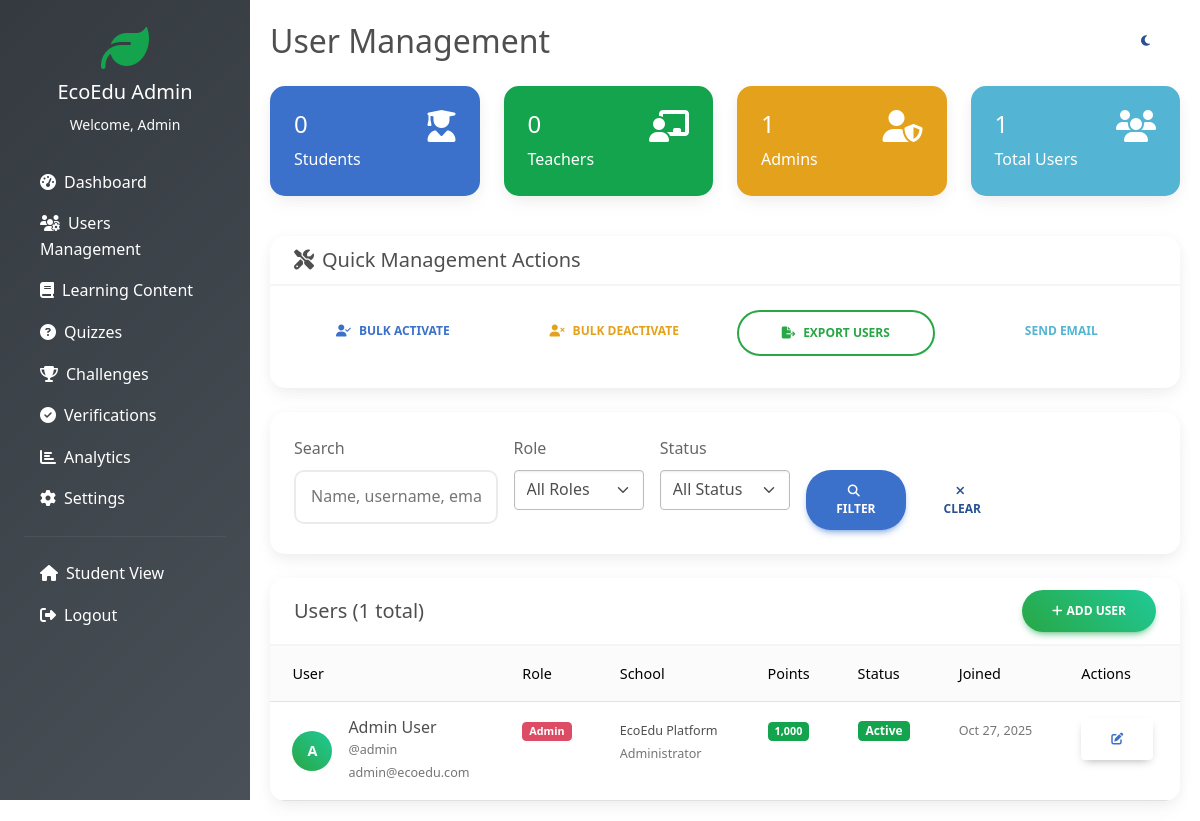
The page /admin/users.php (signed in) on the database its author committed.
### tables this page shows
CREATE TABLE users (
    id INT PRIMARY KEY AUTO_INCREMENT,
    username VARCHAR(50) UNIQUE NOT NULL,
    email VARCHAR(100) UNIQUE NOT NULL,
    password VARCHAR(255) NOT NULL,
    first_name VARCHAR(50) NOT NULL,
    last_name VARCHAR(50) NOT NULL,
    role ENUM('student', 'teacher', 'admin') DEFAULT 'student',
    school_name VARCHAR(100),
    grade_level VARCHAR(20),
    bio TEXT,
    eco_points INT DEFAULT 0,
    total_badges INT DEFAULT 0,
    level_id INT DEFAULT 1,
    profile_image VARCHAR(255) DEFAULT 'default-avatar.png',
    is_active BOOLEAN DEFAULT TRUE,
    email_verified BOOLEAN DEFAULT FALSE,
    created_at TIMESTAMP DEFAULT CURRENT_TIMESTAMP,
    updated_at TIMESTAMP DEFAULT CURRENT_TIMESTAMP ON UPDATE CURRENT_TIMESTAMP
);

### includes/functions.php (called while the page is built, shortened)
<?php
function getUserById($user_id) {
    global $pdo;
    try {
        $stmt = $pdo->prepare("SELECT * FROM users WHERE id = ?");
        $stmt->execute([$user_id]);
        return $stmt->fetch();
    } catch (Exception $e) {
        return false;
    }
}
?>

### admin/admin_header.php (called while the page is built, shortened)
<?php
require_once '../config/database.php';
require_once '../includes/functions.php';
$user = getUserById($_SESSION['user_id']);
?>

### admin/users.php (the view, shortened to what this page needs)
<?php
require_once 'admin_header.php';
$search = isset($_GET['search']) ? trim($_GET['search']) : '';
$page = isset($_GET['page']) ? max(1, (int)$_GET['page']) : 1;
$per_page = 20;
$offset = ($page - 1) * $per_page;
$where_conditions = [];
$params = [];
$where_clause = !empty($where_conditions) ? "WHERE " . implode(" AND ", $where_conditions) : "";
$count_query = "SELECT COUNT(*) as total FROM users $where_clause";
$stmt = $pdo->prepare($count_query);
$stmt->execute($params);
$total_users = $stmt->fetch()['total'];
$query = "SELECT * FROM users $where_clause ORDER BY created_at DESC LIMIT $per_page OFFSET $offset";
$stmt = $pdo->prepare($query);
$stmt->execute($params);
$users = $stmt->fetchAll();
$stmt = $pdo->prepare("SELECT role, COUNT(*) as count FROM users GROUP BY role");
$stmt->execute();
$role_stats = [];
while ($row = $stmt->fetch()) {
    $role_stats[$row['role']] = $row['count'];
}
?>
<!DOCTYPE html>
<html lang="en">
<head>
    <link href="https://cdnjs.cloudflare.com/ajax/libs/mdb-ui-kit/6.4.2/mdb.min.css" rel="stylesheet">
    <link href="https://cdnjs.cloudflare.com/ajax/libs/font-awesome/6.4.0/css/all.min.css" rel="stylesheet">
    <link href="../assets/css/style.css" rel="stylesheet">
</head>
<body data-theme="light">
    <div class="admin-sidebar" id="adminSidebar">
        <div class="p-4">
            <div class="text-center mb-4">
                <i class="fas fa-leaf text-success fa-3x mb-2"></i>
                <h5 class="text-white">EcoEdu Admin</h5>
                <small class="text-light">Welcome, <?php echo htmlspecialchars($user['first_name']); ?></small>
            </div>
            <nav class="nav flex-column">
                <a class="nav-link text-white" href="index.php">
                    <i class="fas fa-tachometer-alt me-2"></i>Dashboard
                </a>
                <a class="nav-link text-white active" href="users.php">
                    <i class="fas fa-users-cog me-2"></i>Users Management
                </a>
                <a class="nav-link text-white" href="content.php">
                    <i class="fas fa-book me-2"></i>Learning Content
                </a>
                <a class="nav-link text-white" href="quizzes.php">
                    <i class="fas fa-question-circle me-2"></i>Quizzes
                </a>
                <a class="nav-link text-white" href="challenges.php">
                    <i class="fas fa-trophy me-2"></i>Challenges
                </a>
                <a class="nav-link text-white" href="verifications.php">
                    <i class="fas fa-check-circle me-2"></i>Verifications
                </a>
                <a class="nav-link text-white" href="analytics.php">
                    <i class="fas fa-chart-bar me-2"></i>Analytics
                </a>
                <a class="nav-link text-white" href="settings.php">
                    <i class="fas fa-cog me-2"></i>Settings
                </a>
                <hr class="my-3" style="border-color: #6c757d;">
                <a class="nav-link text-white" href="../dashboard.php">
                    <i class="fas fa-home me-2"></i>Student View
                </a>
                <a class="nav-link text-white" href="../logout.php">
                    <i class="fas fa-sign-out-alt me-2"></i>Logout
                </a>
            </nav>
        </div>
    </div>
    <div class="admin-content">
        <div class="d-flex justify-content-between align-items-center mb-4">
            <div>
                <h2 class="mb-0">User Management</h2>
            </div>
            <div>
                <button class="btn btn-outline-secondary" onclick="toggleTheme()">
                    <i class="fas fa-moon" id="theme-icon"></i>
                </button>
            </div>
        </div>
        <div class="row mb-4">
            <div class="col-md-3 mb-3">
                <div class="card bg-primary text-white">
                    <div class="card-body">
                        <div class="d-flex justify-content-between">
                            <div>
                                <h4><?php echo $role_stats['student'] ?? 0; ?></h4>
                                <p class="mb-0">Students</p>
                            </div>
                            <i class="fas fa-user-graduate fa-2x"></i>
                        </div>
                    </div>
                </div>
            </div>
            <div class="col-md-3 mb-3">
                <div class="card bg-success text-white">
                    <div class="card-body">
                        <div class="d-flex justify-content-between">
                            <div>
                                <h4><?php echo $role_stats['teacher'] ?? 0; ?></h4>
                                <p class="mb-0">Teachers</p>
                            </div>
                            <i class="fas fa-chalkboard-teacher fa-2x"></i>
                        </div>
                    </div>
                </div>
            </div>
            <div class="col-md-3 mb-3">
                <div class="card bg-warning text-white">
                    <div class="card-body">
                        <div class="d-flex justify-content-between">
                            <div>
                                <h4><?php echo $role_stats['admin'] ?? 0; ?></h4>
                                <p class="mb-0">Admins</p>
                            </div>
                            <i class="fas fa-user-shield fa-2x"></i>
                        </div>
                    </div>
                </div>
            </div>
            <div class="col-md-3 mb-3">
                <div class="card bg-info text-white">
                    <div class="card-body">
                        <div class="d-flex justify-content-between">
                            <div>
                                <h4><?php echo $total_users; ?></h4>
                                <p class="mb-0">Total Users</p>
                            </div>
                            <i class="fas fa-users fa-2x"></i>
                        </div>
                    </div>
                </div>
            </div>
        </div>
        <div class="row mb-4">
            <div class="col-12">
                <div class="card">
                    <div class="card-header">
                        <h5 class="mb-0">
                            <i class="fas fa-tools me-2"></i>Quick Management Actions
                        </h5>
                    </div>
                    <div class="card-body">
                        <div class="row">
                            <div class="col-md-3 mb-2">
                                <button class="btn btn-outline-primary w-100" onclick="bulkAction('activate')">
                                    <i class="fas fa-user-check me-2"></i>Bulk Activate
                                </button>
                            </div>
                            <div class="col-md-3 mb-2">
                                <button class="btn btn-outline-warning w-100" onclick="bulkAction('deactivate')">
                                    <i class="fas fa-user-times me-2"></i>Bulk Deactivate
                                </button>
                            </div>
                            <div class="col-md-3 mb-2">
                                <button class="btn btn-outline-success w-100" onclick="exportUsers()">
                                    <i class="fas fa-file-export me-2"></i>Export Users
                                </button>
                            </div>
                            <div class="col-md-3 mb-2">
                                <button class="btn btn-outline-info w-100" onclick="sendBulkEmail()">
                                    <i class="fas fa-envelope-bulk me-2"></i>Send Email
                                </button>
                            </div>
                        </div>
                    </div>
                </div>
            </div>
        </div>
        <div class="card mb-4">
            <div class="card-body">
                <form method="GET" class="row g-3">
                    <div class="col-md-3">
                        <label for="search" class="form-label">Search</label>
                        <input type="text" class="form-control" id="search" name="search"
                               value="<?php echo htmlspecialchars($search); ?>"
                               placeholder="Name, username, email...">
                    </div>
                    <div class="col-md-2">
                        <label for="role" class="form-label">Role</label>
                        <select class="form-select" id="role" name="role">
                            <option value="">All Roles</option>
                        </select>
                    </div>
                    <div class="col-md-2">
                        <label for="status" class="form-label">Status</label>
                        <select class="form-select" id="status" name="status">
                            <option value="">All Status</option>
                        </select>
                    </div>
                    <div class="col-md-3">
                        <label class="form-label">&nbsp;</label>
                        <div class="d-flex gap-2">
                            <button type="submit" class="btn btn-primary">
                                <i class="fas fa-search me-1"></i>Filter
                            </button>
                            <a href="users.php" class="btn btn-outline-secondary">
                                <i class="fas fa-times me-1"></i>Clear
                            </a>
                        </div>
                    </div>
                </form>
            </div>
        </div>
        <div class="card">
            <div class="card-header d-flex justify-content-between align-items-center">
                <h5 class="mb-0">Users (<?php echo $total_users; ?> total)</h5>
                <button class="btn btn-success btn-sm" data-mdb-toggle="modal" data-mdb-target="#createUserModal">
                    <i class="fas fa-plus me-1"></i>Add User
                </button>
            </div>
            <div class="card-body p-0">
                <?php if (empty($users)): ?>
                <div class="text-center py-5">
                    <i class="fas fa-users fa-3x text-muted mb-3"></i>
                    <h5 class="text-muted">No users found</h5>
                    <p class="text-muted">Try adjusting your search criteria</p>
                </div>
                <?php else: ?>
                <div class="table-responsive">
                    <table class="table table-hover mb-0">
                        <thead class="table-light">
                            <tr>
                                <th>User</th>
                                <th>Role</th>
                                <th>School</th>
                                <th>Points</th>
                                <th>Status</th>
                                <th>Joined</th>
                                <th>Actions</th>
                            </tr>
                        </thead>
                        <tbody>
                            <?php foreach ($users as $u): ?>
                            <tr>
                                <td>
                                    <div class="d-flex align-items-center">
                                        <div class="user-avatar me-3">
                                            <?php echo strtoupper(substr($u['first_name'], 0, 1)); ?>
                                        </div>
                                        <div>
                                            <h6 class="mb-0"><?php echo htmlspecialchars($u['first_name'] . ' ' . $u['last_name']); ?></h6>
                                            <small class="text-muted">@<?php echo htmlspecialchars($u['username']); ?></small>
                                            <br><small class="text-muted"><?php echo htmlspecialchars($u['email']); ?></small>
                                        </div>
                                    </div>
                                </td>
                                <td>
                                    <span class="badge bg-<?php
                                        echo $u['role'] === 'admin' ? 'danger' :
                                            ($u['role'] === 'teacher' ? 'warning' : 'primary');
                                    ?>">
                                        <?php echo ucfirst($u['role']); ?>
                                    </span>
                                </td>
                                <td>
                                    <?php if ($u['school_name']): ?>
                                        <small><?php echo htmlspecialchars($u['school_name']); ?></small>
                                        <?php if ($u['grade_level']): ?>
                                        <br><small class="text-muted"><?php echo htmlspecialchars($u['grade_level']); ?></small>
                                        <?php endif; ?>
                                    <?php else: ?>
                                        <span class="text-muted">-</span>
                                    <?php endif; ?>
                                </td>
                                <td>
                                    <span class="badge bg-success"><?php echo number_format($u['eco_points']); ?></span>
                                </td>
                                <td>
                                    <span class="badge status-badge bg-<?php echo $u['is_active'] ? 'success' : 'secondary'; ?>">
                                        <?php echo $u['is_active'] ? 'Active' : 'Inactive'; ?>
                                    </span>
                                </td>
                                <td>
                                    <small class="text-muted"><?php echo date('M j, Y', strtotime($u['created_at'])); ?></small>
                                </td>
                                <td>
                                    <div class="btn-group btn-group-sm">
                                        <button class="btn btn-outline-primary" onclick="editUser(<?php echo $u['id']; ?>)"
                                                data-mdb-toggle="modal" data-mdb-target="#editUserModal">
                                            <i class="fas fa-edit"></i>
                                        </button>
                                    </div>
                                </td>
                            </tr>
                            <?php endforeach; ?>
                        </tbody>
                    </table>
                </div>
                <?php endif; ?>
            </div>
        </div>
    </div>
</body>
</html>

### rows shown on the page
users: first_name "Admin", first_name "A", first_name+last_name "Admin User", username "admin", email "admin@ecoedu.com", role "Admin", school_name "EcoEdu Platform", grade_level "Administrator", eco_points "1,000", is_active "Active", created_at "Oct 27, 2025"

### other values the page prints
$role_stats['student'] "0"
$role_stats['teacher'] "0"
$role_stats['admin'] "1"
$total_users "1"
